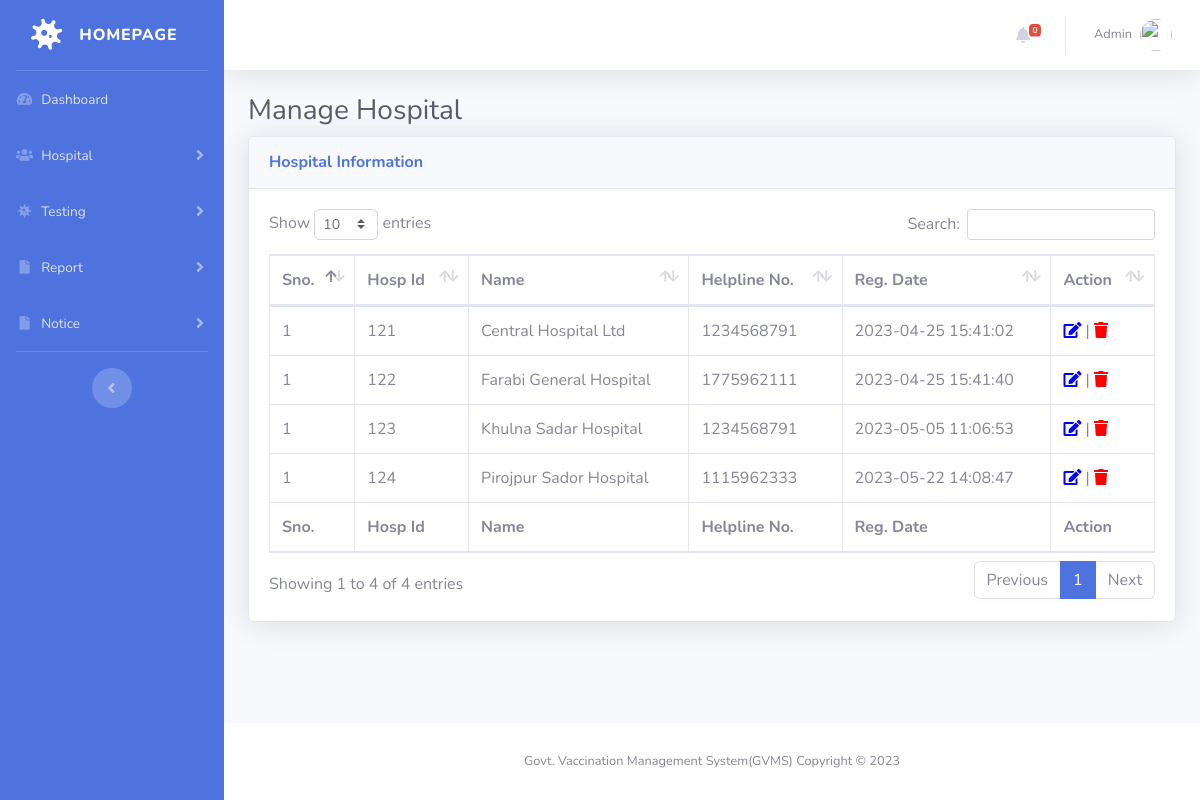
/manage-phlebotomist.php (signed in), run on the app's committed database.
### tables this page shows
CREATE TABLE `tblphlebotomist` (
  `id` int(11) NOT NULL,
  `EmpID` varchar(100) DEFAULT NULL,
  `FullName` varchar(120) DEFAULT NULL,
  `MobileNumber` bigint(12) DEFAULT NULL,
  `RegDate` timestamp NULL DEFAULT current_timestamp()
);

### manage-phlebotomist.php (the view, shortened to what this page needs)
<?php session_start();
include_once('includes/config.php');
if (strlen($_SESSION['aid']==0)) {
  header('location:logout.php');
  } else{
?>
<!DOCTYPE html>
<html lang="en">
<head>
    <link href="vendor/fontawesome-free/css/all.min.css" rel="stylesheet" type="text/css">
    <link href="css/sb-admin-2.min.css" rel="stylesheet">
    <link href="vendor/datatables/dataTables.bootstrap4.min.css" rel="stylesheet">
</head>
<body id="page-top">
    <div id="wrapper">
  <?php include_once('includes/sidebar.php');?>
        <div id="content-wrapper" class="d-flex flex-column">
            <div id="content">
<?php include_once('includes/topbar.php');?>
                <div class="container-fluid">
                    <h1 class="h3 mb-2 text-gray-800">Manage Hospital</h1>
                    <div class="card shadow mb-4">
                        <div class="card-header py-3">
                            <h6 class="m-0 font-weight-bold text-primary">Hospital Information</h6>
                        </div>
                        <div class="card-body">
                            <div class="table-responsive">
                                <table class="table table-bordered" id="dataTable" width="100%" cellspacing="0">
                                    <thead>
                                        <tr>
                                            <th>Sno.</th>
                                            <th>Hosp Id</th>
                                            <th>Name</th>
                                            <th>Helpline No.</th>
                                            <th>Reg. Date</th>
                                            <th>Action</th>
                                        </tr>
                                    </thead>
                                    <tfoot>
                                        <tr>
                                            <th>Sno.</th>
                                            <th>Hosp Id</th>
                                            <th>Name</th>
                                            <th>Helpline No.</th>
                                             <th>Reg. Date</th>
                                            <th>Action</th>
                                        </tr>
                                    </tfoot>
                                    <tbody>
<?php $query=mysqli_query($con,"select * from tblphlebotomist");
$cnt=1;
while($row=mysqli_fetch_array($query)){
?>
                                        <tr>
                                            <td><?php echo $cnt;?></td>
                                            <td><?php echo $row['EmpID'];?></td>
                                            <td><?php echo $row['FullName'];?></td>
                                            <td><?php echo $row['MobileNumber'];?></td>
                                             <td><?php echo $row['RegDate'];?></td>
                                            <td>
                                <a href="edit-phlebotomist.php?pid=<?php echo $row['id'];?>"><i class="fas fa-edit" style="color:blue"></i></a> |
                                <a href="manage-phlebotomist.php?pid=<?php echo $row['id'];?>&&action=delete" onclick="return confirm('Do you really want to delete this record?');"><i class="fa fa-trash" aria-hidden="true" style="color:red" title="Delete this record"></i></a></td>
                                        </tr>
                               <?php } ?>
                                    </tbody>
                                </table>
                            </div>
                        </div>
                    </div>
                </div>
            </div>
    <?php include_once('includes/footer.php');?>
        </div>
    </div>
</body>
</html>
<?php } ?>

### includes/topbar.php (shortened to what this page needs)
      <nav class="navbar navbar-expand navbar-light bg-white topbar mb-4 static-top shadow">
            <?php if($_SESSION['aid']):?>
                    <ul class="navbar-nav ml-auto">
<?php $query=mysqli_query($con,"select * from tbltestrecord where ReportStatus is null");
$count=mysqli_num_rows($query);
?>
                        <li class="nav-item dropdown no-arrow mx-1">
                            <a class="nav-link dropdown-toggle" href="#" id="alertsDropdown" role="button"
                                data-toggle="dropdown" aria-haspopup="true" aria-expanded="false">
                                <i class="fas fa-bell fa-fw"></i>
                                <span class="badge badge-danger badge-counter"><?php echo $count;?></span>
                            </a>
                        </li>
                        <li class="nav-item dropdown no-arrow">
                            <a class="nav-link dropdown-toggle" href="#" id="userDropdown" role="button"
                                data-toggle="dropdown" aria-haspopup="true" aria-expanded="false">
                <?php
$adid=$_SESSION['aid'];
$ret1=mysqli_query($con,"select AdminName from tbladmin where ID='$adid'");
while($row1=mysqli_fetch_array($ret1)){
?>
                                <span class="mr-2 d-none d-lg-inline text-gray-600 small"><?php  echo $row1['AdminName'];?></span>
                           <?php } ?>
                                <img class="img-profile rounded-circle"
                                    src="img/undraw_profile.svg">
                            </a>
                        </li>
                    </ul>
                <?php endif;?>
                </nav>

### data on the page
tblphlebotomist: EmpID "121", FullName "Central Hospital Ltd", MobileNumber "1234568791", RegDate "2023-04-25 15:41:02"
tblphlebotomist: EmpID "122", FullName "Farabi General Hospital", MobileNumber "1775962111", RegDate "2023-04-25 15:41:40"
tblphlebotomist: EmpID "123", FullName "Khulna Sadar Hospital", MobileNumber "1234568791", RegDate "2023-05-05 11:06:53"
tblphlebotomist: EmpID "124", FullName "Pirojpur Sador Hospital", MobileNumber "1115962333", RegDate "2023-05-22 14:08:47"

### other printed values
$count "0"
$row1['AdminName'] "Admin"
